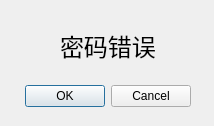
<?xml version="1.0" encoding="UTF-8"?>
<ui version="4.0">
 <class>Wrong</class>
 <widget class="QDialog" name="Wrong">
  <property name="geometry">
   <rect>
    <x>0</x>
    <y>0</y>
    <width>214</width>
    <height>126</height>
   </rect>
  </property>
  <property name="windowTitle">
   <string>Wrong</string>
  </property>
  <property name="windowIcon">
   <iconset resource="Memo-resource.qrc">
    <normaloff>:/image/wrong.png</normaloff>:/image/wrong.png</iconset>
  </property>
  <widget class="QDialogButtonBox" name="buttonBox">
   <property name="geometry">
    <rect>
     <x>20</x>
     <y>80</y>
     <width>171</width>
     <height>32</height>
    </rect>
   </property>
   <property name="orientation">
    <enum>Qt::Horizontal</enum>
   </property>
   <property name="standardButtons">
    <set>QDialogButtonBox::Cancel|QDialogButtonBox::Ok</set>
   </property>
  </widget>
  <widget class="QLabel" name="label">
   <property name="geometry">
    <rect>
     <x>60</x>
     <y>30</y>
     <width>101</width>
     <height>31</height>
    </rect>
   </property>
   <property name="font">
    <font>
     <family>黑体</family>
     <pointsize>18</pointsize>
    </font>
   </property>
   <property name="text">
    <string>密码错误</string>
   </property>
  </widget>
 </widget>
 <resources>
  <include location="Memo-resource.qrc"/>
 </resources>
 <connections>
  <connection>
   <sender>buttonBox</sender>
   <signal>accepted()</signal>
   <receiver>Wrong</receiver>
   <slot>accept()</slot>
   <hints>
    <hint type="sourcelabel">
     <x>248</x>
     <y>254</y>
    </hint>
    <hint type="destinationlabel">
     <x>157</x>
     <y>274</y>
    </hint>
   </hints>
  </connection>
  <connection>
   <sender>buttonBox</sender>
   <signal>rejected()</signal>
   <receiver>Wrong</receiver>
   <slot>reject()</slot>
   <hints>
    <hint type="sourcelabel">
     <x>316</x>
     <y>260</y>
    </hint>
    <hint type="destinationlabel">
     <x>286</x>
     <y>274</y>
    </hint>
   </hints>
  </connection>
 </connections>
</ui>
